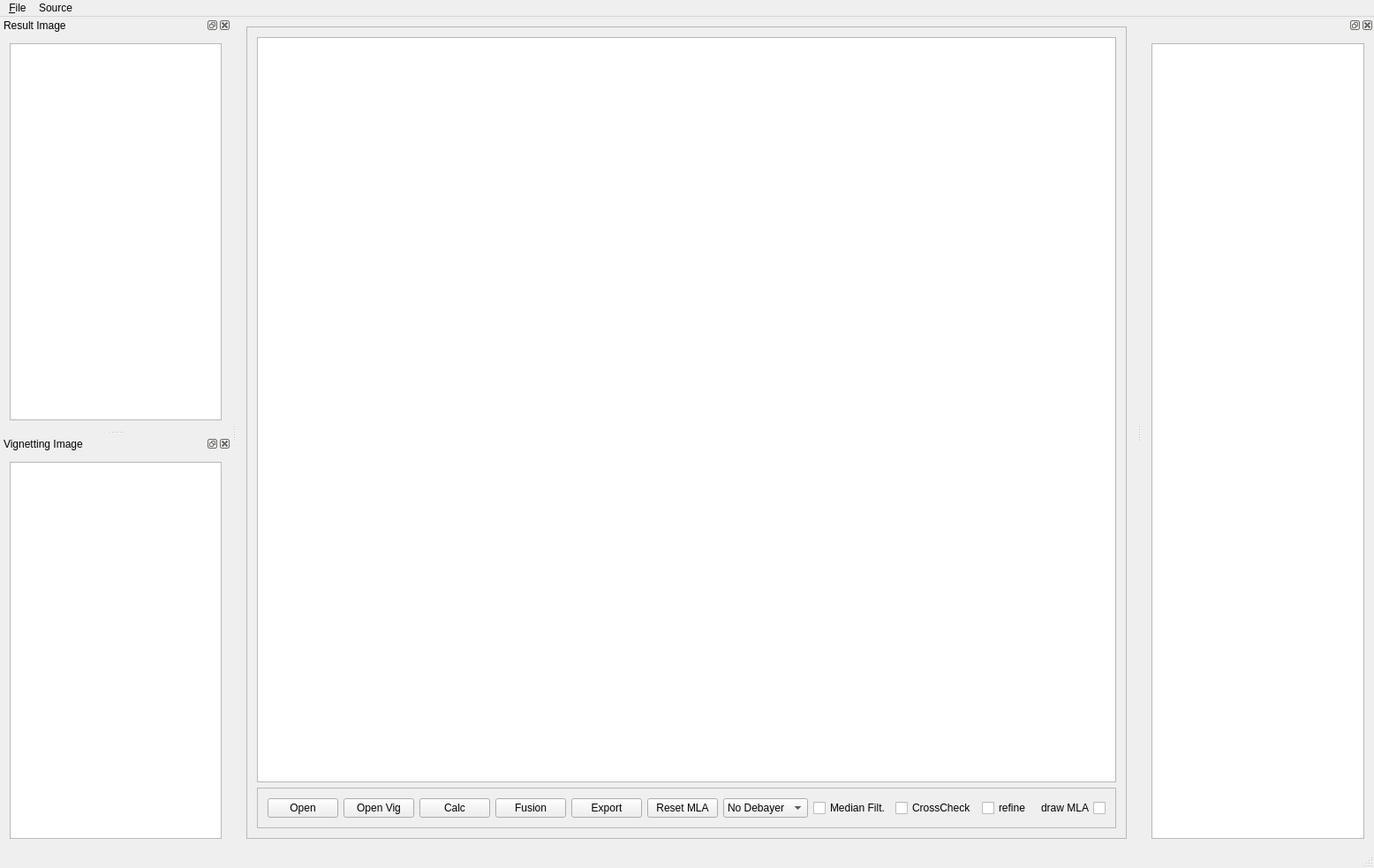
<?xml version="1.0" encoding="UTF-8"?>
<ui version="4.0">
 <class>MainWindow</class>
 <widget class="QMainWindow" name="MainWindow">
  <property name="enabled">
   <bool>true</bool>
  </property>
  <property name="geometry">
   <rect>
    <x>0</x>
    <y>0</y>
    <width>1556</width>
    <height>983</height>
   </rect>
  </property>
  <property name="sizePolicy">
   <sizepolicy hsizetype="Preferred" vsizetype="Preferred">
    <horstretch>0</horstretch>
    <verstretch>0</verstretch>
   </sizepolicy>
  </property>
  <property name="windowTitle">
   <string>Plenoptic Tools</string>
  </property>
  <widget class="QWidget" name="centralWidget">
   <layout class="QGridLayout" name="gridLayout">
    <item row="0" column="0">
     <widget class="QFrame" name="frame_2">
      <property name="frameShape">
       <enum>QFrame::StyledPanel</enum>
      </property>
      <property name="frameShadow">
       <enum>QFrame::Raised</enum>
      </property>
      <layout class="QVBoxLayout" name="verticalLayout_2">
       <item>
        <widget class="PIP::QtPIP::CQtGraphicsView" name="graphicsViewMainImage"/>
       </item>
       <item>
        <widget class="QFrame" name="frame">
         <property name="sizePolicy">
          <sizepolicy hsizetype="Expanding" vsizetype="Fixed">
           <horstretch>0</horstretch>
           <verstretch>0</verstretch>
          </sizepolicy>
         </property>
         <property name="maximumSize">
          <size>
           <width>16777215</width>
           <height>50</height>
          </size>
         </property>
         <property name="frameShape">
          <enum>QFrame::StyledPanel</enum>
         </property>
         <layout class="QHBoxLayout" name="horizontalLayout">
          <property name="sizeConstraint">
           <enum>QLayout::SetMaximumSize</enum>
          </property>
          <item>
           <widget class="QPushButton" name="pushButton_Open">
            <property name="text">
             <string>Open</string>
            </property>
           </widget>
          </item>
          <item>
           <widget class="QPushButton" name="pushButton_OpenVig">
            <property name="text">
             <string>Open Vig</string>
            </property>
           </widget>
          </item>
          <item>
           <widget class="QPushButton" name="pushButton_Calc">
            <property name="text">
             <string>Calc</string>
            </property>
           </widget>
          </item>
          <item>
           <widget class="QPushButton" name="pushButtonFusion">
            <property name="text">
             <string>Fusion</string>
            </property>
           </widget>
          </item>
          <item>
           <widget class="QPushButton" name="pushButton_Export">
            <property name="text">
             <string>Export</string>
            </property>
           </widget>
          </item>
          <item>
           <widget class="QPushButton" name="pushButton_ResetMLA">
            <property name="text">
             <string>Reset MLA</string>
            </property>
           </widget>
          </item>
          <item>
           <spacer name="horizontalSpacer">
            <property name="orientation">
             <enum>Qt::Horizontal</enum>
            </property>
            <property name="sizeHint" stdset="0">
             <size>
              <width>40</width>
              <height>20</height>
             </size>
            </property>
           </spacer>
          </item>
          <item>
           <widget class="QComboBox" name="comboBox">
            <item>
             <property name="text">
              <string>No Debayer</string>
             </property>
            </item>
            <item>
             <property name="text">
              <string>BGGR</string>
             </property>
            </item>
            <item>
             <property name="text">
              <string>RGGB</string>
             </property>
            </item>
            <item>
             <property name="text">
              <string>GBRG</string>
             </property>
            </item>
            <item>
             <property name="text">
              <string>GRBG</string>
             </property>
            </item>
           </widget>
          </item>
          <item>
           <widget class="QCheckBox" name="checkBox_MedFilt2D">
            <property name="text">
             <string>Median Filt.</string>
            </property>
           </widget>
          </item>
          <item>
           <widget class="QCheckBox" name="checkBox_CrossCheck">
            <property name="text">
             <string>CrossCheck</string>
            </property>
           </widget>
          </item>
          <item>
           <widget class="QCheckBox" name="checkBox_Refine">
            <property name="text">
             <string>refine</string>
            </property>
           </widget>
          </item>
          <item>
           <widget class="QCheckBox" name="checkBox_DrawMLA">
            <property name="enabled">
             <bool>true</bool>
            </property>
            <property name="layoutDirection">
             <enum>Qt::RightToLeft</enum>
            </property>
            <property name="text">
             <string>draw MLA</string>
            </property>
            <property name="checked">
             <bool>false</bool>
            </property>
            <property name="tristate">
             <bool>false</bool>
            </property>
           </widget>
          </item>
         </layout>
        </widget>
       </item>
      </layout>
     </widget>
    </item>
   </layout>
  </widget>
  <widget class="QMenuBar" name="menuBar">
   <property name="geometry">
    <rect>
     <x>0</x>
     <y>0</y>
     <width>1556</width>
     <height>22</height>
    </rect>
   </property>
   <widget class="QMenu" name="menuFile">
    <property name="title">
     <string>&amp;File</string>
    </property>
    <addaction name="actionExit"/>
   </widget>
   <widget class="QMenu" name="menuSource">
    <property name="title">
     <string>Source</string>
    </property>
    <addaction name="actionRawOpen"/>
    <addaction name="actionOpen_Vignetting"/>
    <addaction name="actionRead_MLA"/>
    <addaction name="actionWrite_MLA"/>
   </widget>
   <addaction name="menuFile"/>
   <addaction name="menuSource"/>
  </widget>
  <widget class="QStatusBar" name="statusBar"/>
  <widget class="QDockWidget" name="dockWidgetSecondImage">
   <property name="enabled">
    <bool>true</bool>
   </property>
   <property name="styleSheet">
    <string notr="true"/>
   </property>
   <property name="floating">
    <bool>false</bool>
   </property>
   <property name="features">
    <set>QDockWidget::AllDockWidgetFeatures</set>
   </property>
   <property name="windowTitle">
    <string>Result Image</string>
   </property>
   <attribute name="dockWidgetArea">
    <number>1</number>
   </attribute>
   <widget class="QWidget" name="dockWidgetSecondImageContents">
    <layout class="QGridLayout" name="gridLayout_4">
     <item row="0" column="0">
      <widget class="PIP::QtPIP::CQtGraphicsView" name="graphicsViewSecondImage"/>
     </item>
    </layout>
   </widget>
  </widget>
  <widget class="QDockWidget" name="dockWidgetThirdImage">
   <property name="windowTitle">
    <string>Vignetting Image</string>
   </property>
   <attribute name="dockWidgetArea">
    <number>1</number>
   </attribute>
   <widget class="QWidget" name="dockWidgetThirdImageContents">
    <layout class="QGridLayout" name="gridLayout_5">
     <item row="0" column="1">
      <widget class="PIP::QtPIP::CQtGraphicsView" name="graphicsViewThirdImage"/>
     </item>
    </layout>
   </widget>
  </widget>
  <widget class="QDockWidget" name="dockWidget_2">
   <property name="floating">
    <bool>false</bool>
   </property>
   <attribute name="dockWidgetArea">
    <number>2</number>
   </attribute>
   <widget class="QWidget" name="dockWidgetContents_2">
    <layout class="QGridLayout" name="gridLayout_2">
     <item row="0" column="0">
      <widget class="QTextBrowser" name="textBrowser">
       <property name="maximumSize">
        <size>
         <width>16777215</width>
         <height>16777215</height>
        </size>
       </property>
       <property name="lineWrapMode">
        <enum>QTextEdit::NoWrap</enum>
       </property>
      </widget>
     </item>
    </layout>
   </widget>
  </widget>
  <action name="actionExit">
   <property name="text">
    <string>Exit</string>
   </property>
  </action>
  <action name="actionRawOpen">
   <property name="text">
    <string>Open</string>
   </property>
  </action>
  <action name="actionRawClose">
   <property name="text">
    <string>Close</string>
   </property>
  </action>
  <action name="actionUEyeOpen">
   <property name="text">
    <string>Open</string>
   </property>
  </action>
  <action name="actionUEyeClose">
   <property name="text">
    <string>Close</string>
   </property>
  </action>
  <action name="actionUEyeInfo">
   <property name="text">
    <string>Info</string>
   </property>
  </action>
  <action name="actionKinect2Open">
   <property name="text">
    <string>Open</string>
   </property>
  </action>
  <action name="actionKinect2Close">
   <property name="text">
    <string>Close</string>
   </property>
  </action>
  <action name="actionKinectInfo">
   <property name="text">
    <string>Info</string>
   </property>
  </action>
  <action name="actionOpen_Vignetting">
   <property name="text">
    <string>Open Vignetting</string>
   </property>
  </action>
  <action name="actionRead_MLA">
   <property name="text">
    <string>Read MLA</string>
   </property>
  </action>
  <action name="actionWrite_MLA">
   <property name="text">
    <string>Write MLA</string>
   </property>
  </action>
 </widget>
 <layoutdefault spacing="6" margin="11"/>
 <customwidgets>
  <customwidget>
   <class>PIP::QtPIP::CQtGraphicsView</class>
   <extends>QGraphicsView</extends>
   <header>QtGraphicsView.hh</header>
  </customwidget>
 </customwidgets>
 <connections/>
</ui>
